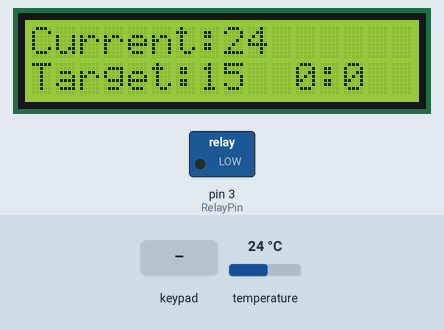
A sketch run on a simulated Arduino Uno, built with avr-gcc and run on an emulated ATmega328P. Parts: 16×2 character LCD, switched loads named in the sketch (green lamp = pin HIGH). The inputs (shaded band) are chosen by the test bench; at power-on: temperature 24 °C.

Above: at 1.2 s.
1.3 s: temperature set to 15.6 °C
At 2.3 s:
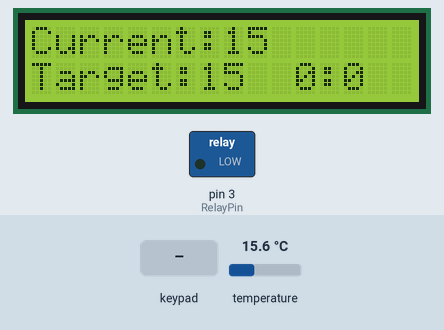
3.1 s: temperature set to 14.1 °C
At 4.2 s:
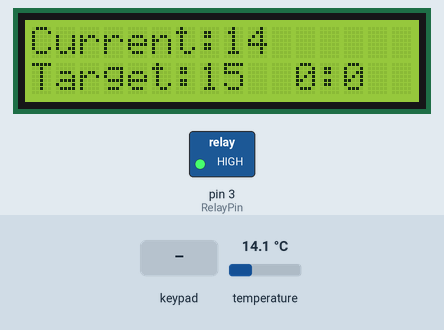
4.7 s: key '/' pressed
At 6.0 s:
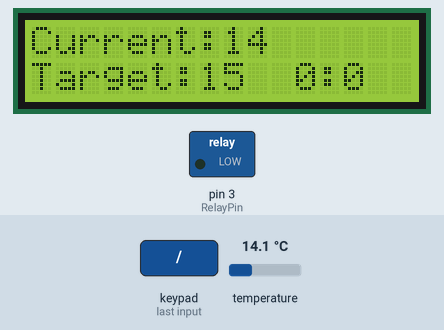
6.3 s: keypad keys 8 9 1 0 1 1 * pressed 1.106 s apart
At 8.1 s:
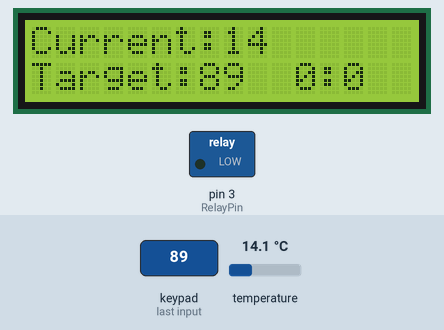
15.5 s: key '1' pressed
At 16.7 s:
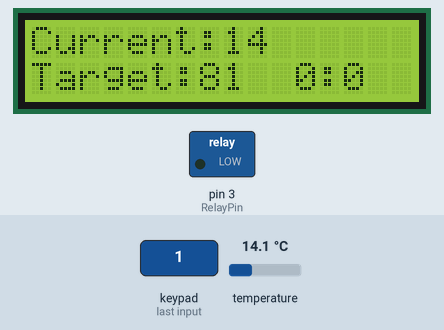
Timing chart, 0 to 18.0 s (numbered marks = the images above; inputs shaded):
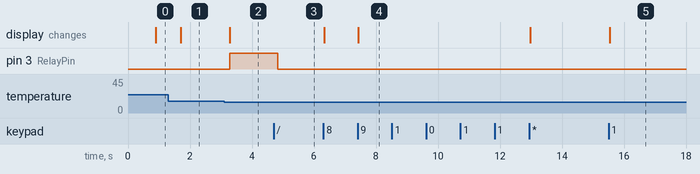

Measured:
- the behaviour switches between 15 and 14.9 °C on temperature (found by bisection; images 1 and 2)
- after the input at 1.3 s, the display: changes after 0.40 s (image 1)
- after the input at 3.1 s, pin 3 (RelayPin): LOW → HIGH after 0.18 s; the display: changes after 0.18 s (image 2)
- after the input at 4.7 s, pin 3 (RelayPin): HIGH → LOW after 0.14 s
- after the input at 6.3 s, the display: first changes at once (image 4 shows a later state)
- after the input at 15.5 s, the display: changes at once (image 5)

The sketch:

SousvideController.ino
```cpp
//Oli Smith June 20th 2020

#include <Keypad.h> //Keypad libary
#include <OneWire.h>
#include <DallasTemperature.h> //Temp sensor libaries
#include <Wire.h> // Library for I2C communication
#include <LiquidCrystal_I2C.h> // Library for LCD

// Wiring: SDA pin is connected to A4 and SCL pin to A5.
// Connect to LCD via I2C, default address 0x27 (A0-A2 not jumpered)

LiquidCrystal_I2C lcd = LiquidCrystal_I2C(0x27, 16, 2); // Initialize an instance of class LiquidCrystal_I2C

//Constants and pins
const int RelayPin = 3;      // the number of the relay pin
const byte ROWS = 4; // Rows of keypad
const byte COLS = 4; // Columns of keypad
const int ONE_WIRE_BUS = 2; // Data wire of temp sensor

//Keypad
char keys[ROWS][COLS] = {
  {'1','2','3','/'},
  {'4','5','6','/'},
  {'7','8','9','/'},
  {'*','0','b','/'}
}; //Defines the symbols on the buttons of the keypad

byte rowPins[ROWS] = {8, 9, 10, 11}; //Connected to the row pinouts of the keypad
byte colPins[COLS] = {7, 6, 5, 4}; //Connected to the column pinouts of the keypad

Keypad keypad = Keypad( makeKeymap(keys), rowPins, colPins, ROWS, COLS ); // Initialize an instance of class NewKeypad


// Variables
int RelayState = LOW;
unsigned long setTemp = 15;
unsigned long currTemp = 21;
unsigned long PreviousTime = 0;
unsigned long interval = 1000;
unsigned long mins = 00;
unsigned long hours = 00;

//Temp sensor
OneWire oneWire(ONE_WIRE_BUS); // Setup a oneWire instance to communicate with any OneWire device
DallasTemperature sensors(&oneWire); // Pass oneWire reference to DallasTemperature library


void setup() {
  Serial.begin(9600);
  sensors.begin();  // Start up the library
  pinMode(RelayPin, OUTPUT); //Declaring digital pins
  pinMode(ONE_WIRE_BUS, INPUT); //Declaring digital pins

  // Initiate the LCD and Keypad:
  lcd.init();
  lcd.backlight();

}

void NewTemp() {
  int TempLength = 0;
  setTemp = 0;
  char key = keypad.getKey();
  while (true) {
    char key = keypad.getKey();
    if (key == 'b') {
      break;
    }
    if ((key == '0')&&(TempLength<2)) {
      int keyInt = key - '0';
      setTemp = setTemp*10+keyInt;
      TempLength = TempLength + 1;
      UpdateScreen();
    }
    if ((key == '1')&&(TempLength<2)) {
      int keyInt = key - '0';
      setTemp = setTemp*10+keyInt;
      TempLength = TempLength + 1;
      UpdateScreen();
    }
    if ((key == '2')&&(TempLength<2)) {
      int keyInt = key - '0';
      setTemp = setTemp*10+keyInt;
      TempLength = TempLength + 1;
      UpdateScreen();
    }
    if ((key == '3')&&(TempLength<2)) {
      int keyInt = key - '0';
      setTemp = setTemp*10+keyInt;
      TempLength = TempLength + 1;
      UpdateScreen();
    }
    if ((key == '4')&&(TempLength<2)) {
      int keyInt = key - '0';
      setTemp = setTemp*10+keyInt;
      TempLength = TempLength + 1;
      UpdateScreen();
    }
    if ((key == '5')&&(TempLength<2)) {
      int keyInt = key - '0';
      setTemp = setTemp*10+keyInt;
      TempLength = TempLength + 1;
      UpdateScreen();
    }
    if ((key == '6')&&(TempLength<2)) {
      int keyInt = key - '0';
      setTemp = setTemp*10+keyInt;
      TempLength = TempLength + 1;
      UpdateScreen();
    }
    if ((key == '7')&&(TempLength<2)) {
      int keyInt = key - '0';
      setTemp = setTemp*10+keyInt;
      TempLength = TempLength + 1;
      UpdateScreen();
    }
    if ((key == '8')&&(TempLength<2)) {
      int keyInt = key - '0';
      setTemp = setTemp*10+keyInt;
      TempLength = TempLength + 1;
      UpdateScreen();
    }
    if ((key == '9')&&(TempLength<2)) {
      int keyInt = key - '0';
      setTemp = setTemp*10+keyInt;
      TempLength = TempLength + 1;
      UpdateScreen();
    }
    if ((key == '*')&&(TempLength>0)) {
      setTemp /= 10;
      TempLength = TempLength - 1;
      UpdateScreen();
    }
  }
}

void UpdateScreen()
{
    // Prints current temperature and target temperature to the screen to the lcd screen
  lcd.clear();
  lcd.setCursor(0, 0);
  lcd.print("Current:");
  lcd.setCursor(8, 0);
  lcd.print(currTemp);
  lcd.setCursor(0, 1);
  lcd.print("Target:");
  lcd.setCursor(7, 1);
  lcd.print(setTemp);
  lcd.setCursor(11, 1);
  lcd.print(hours);
  lcd.print(":");
  lcd.print(mins);
}


void loop() {
  char key = keypad.getKey();
  if (key == '/') {
    RelayState = LOW;
    digitalWrite(RelayPin, RelayState);
    NewTemp();
  }
  mins= ((millis() - PreviousTime)%3600000)/60000;
  hours= (millis() - PreviousTime)/3600000;

  UpdateScreen();

  digitalWrite(RelayPin, RelayState);

  sensors.requestTemperatures();

  currTemp = sensors.getTempCByIndex(0);
  if (currTemp < -10 ||  currTemp > 84){
    RelayState = LOW;
  } //Temperature missreading shut off

  if (currTemp < setTemp) {
    RelayState = HIGH;
  }

  if (currTemp >= setTemp) {
    RelayState = LOW;
  }

}
```
